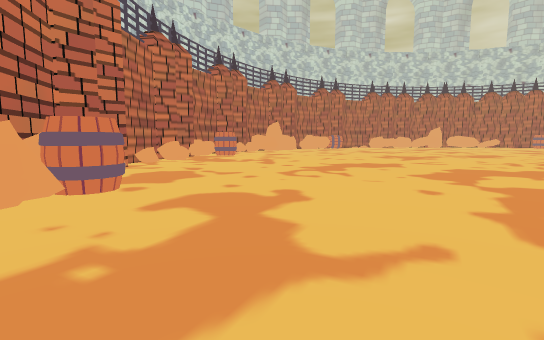
View 1 (above)

24 first-person views from a walk through a level from a Godot 3-D game. The camera is 1.5 m above the floor, tilts 6° down and sees 85° across. The floor is counted in squares, 2 m on a side. Each view is taken from the middle of a square. On the plan, view 1 faces up. The plan holds only what a view shows up to about 10 squares ahead; the rest is blank. The place goes on beyond the plan. Characters and animated objects are left out.

View 2
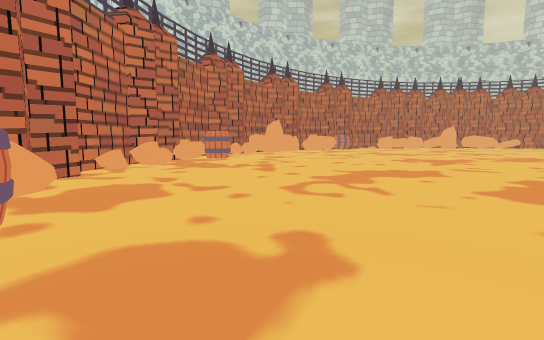

View 3
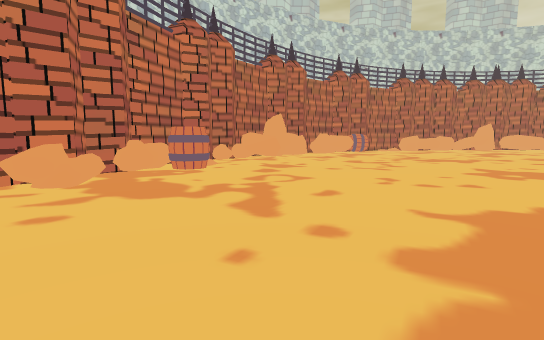

View 4
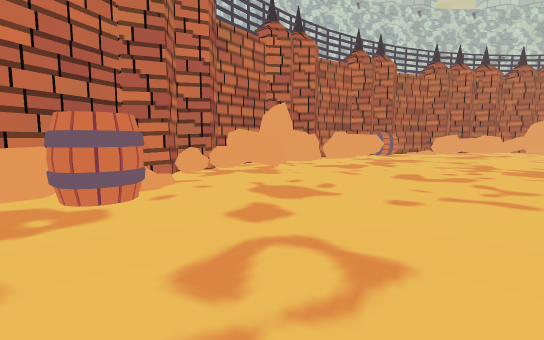

View 5
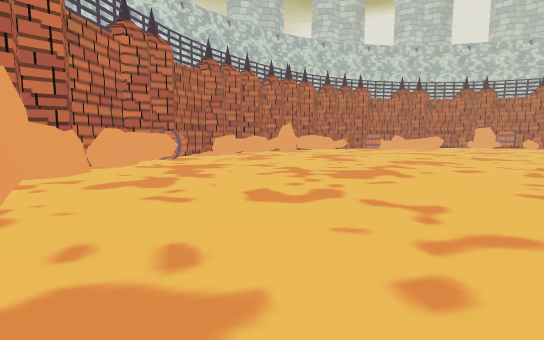

View 6
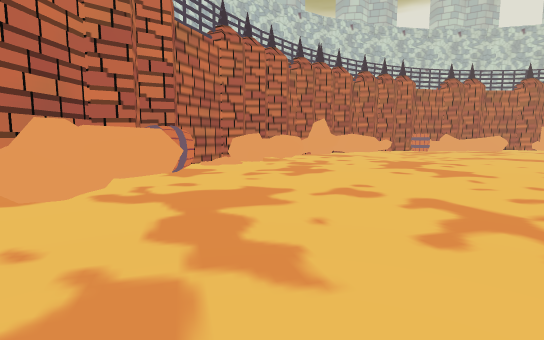

View 7
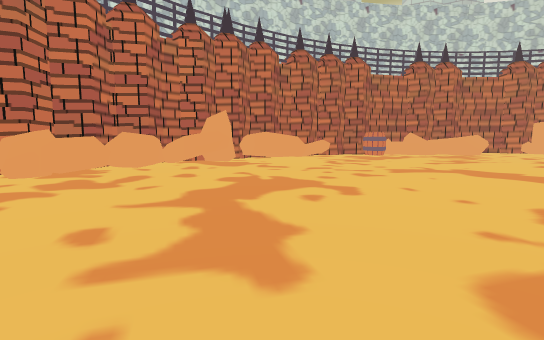

View 8
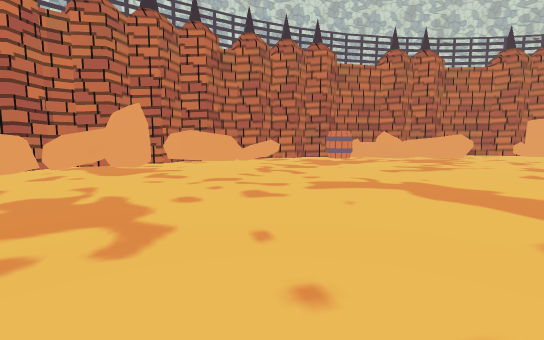

View 9
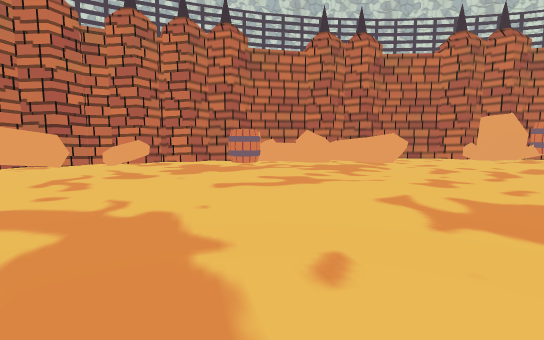

View 10
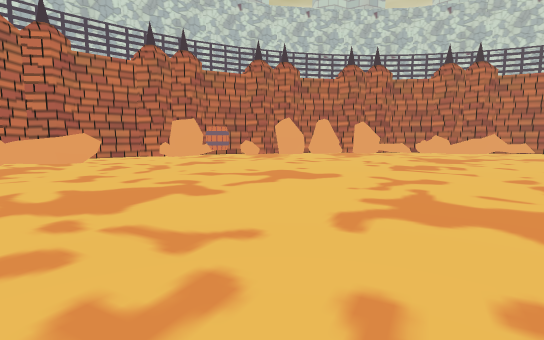

View 11
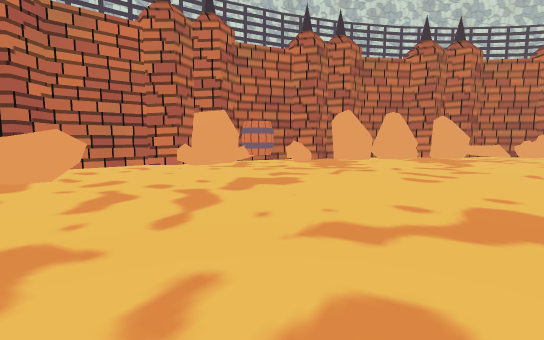

View 12
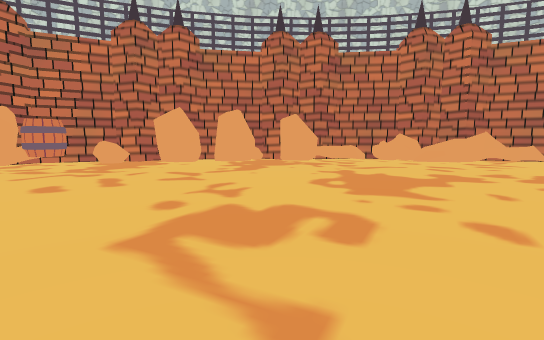

View 13
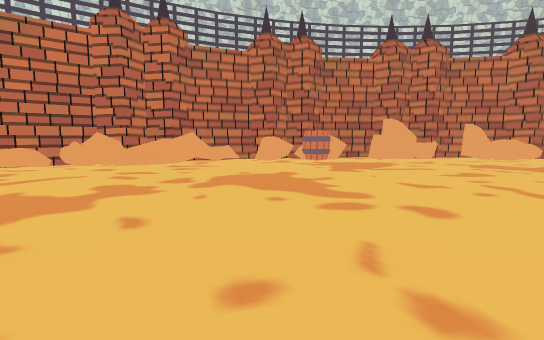

View 14
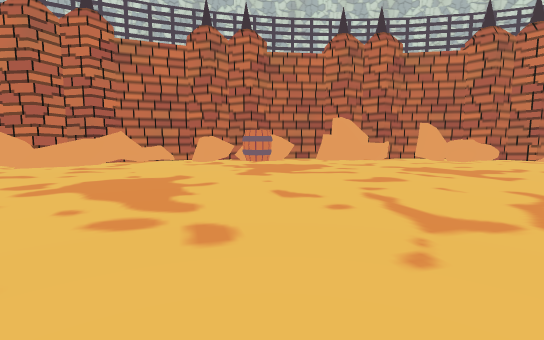

View 15
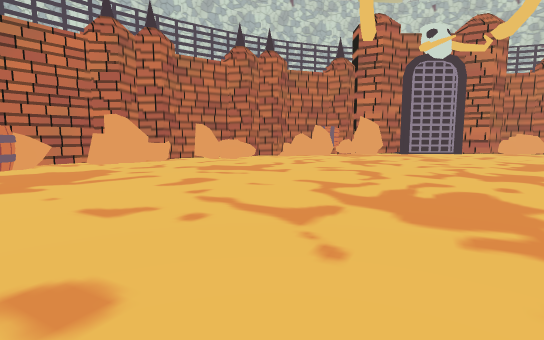

View 16
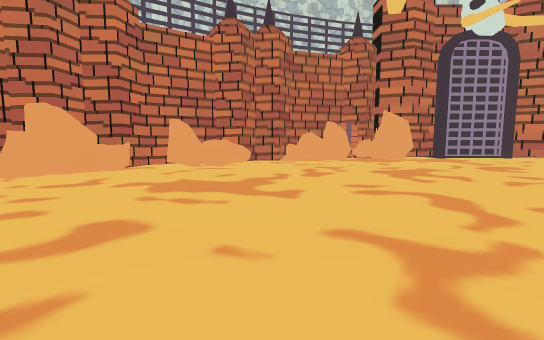

View 17
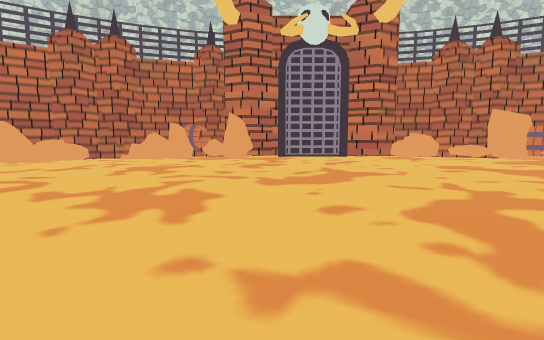

View 18
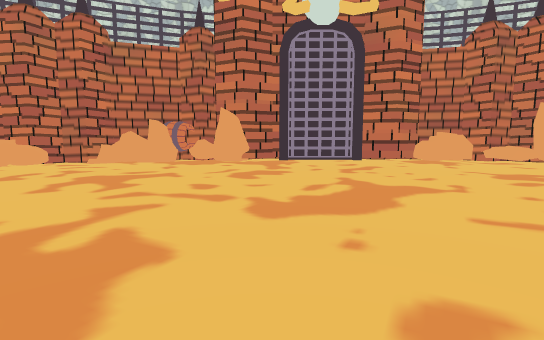

View 19
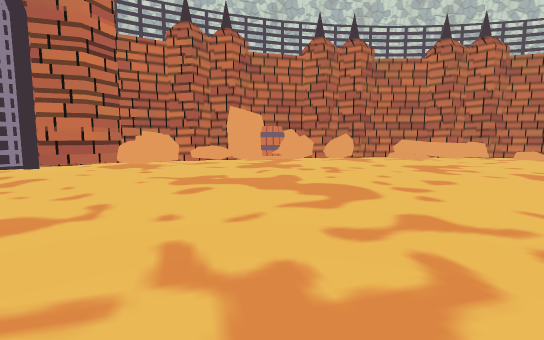

View 20
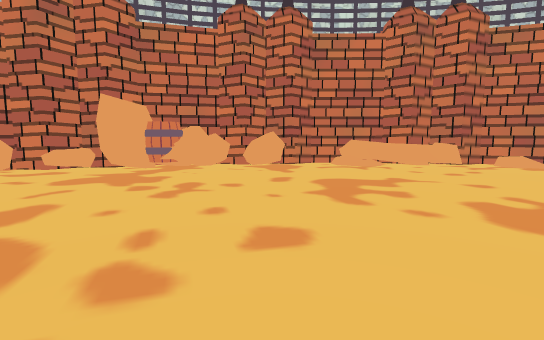

View 21
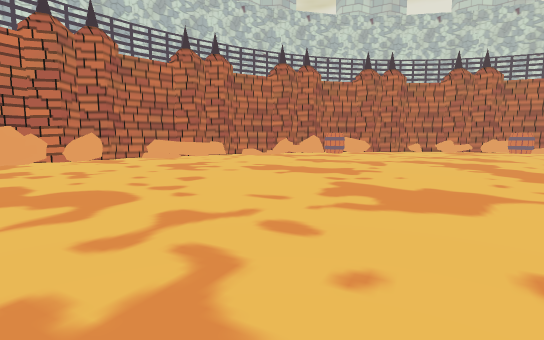

View 22
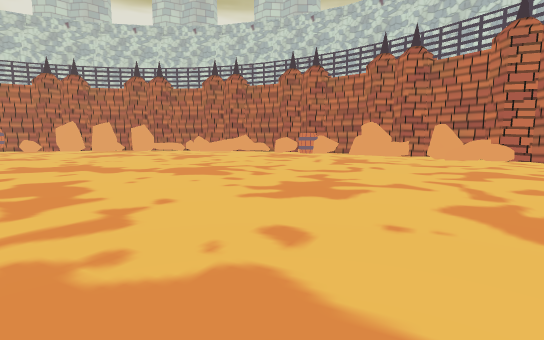

View 23
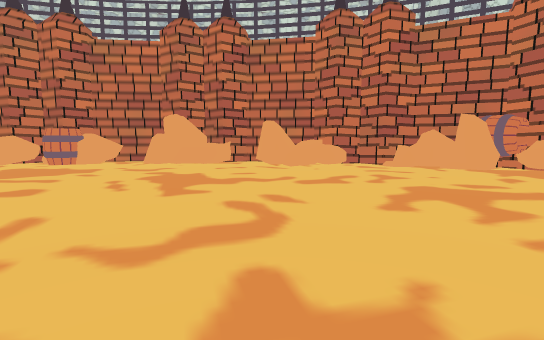

View 24
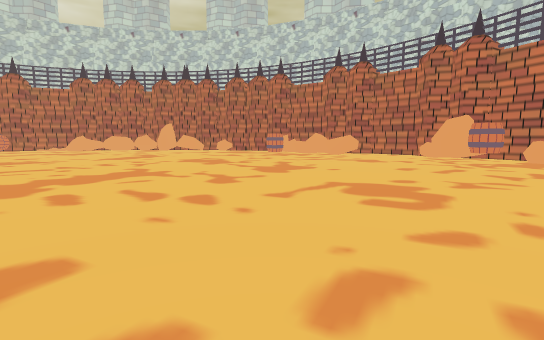

### Floor plan
Key: @ floor where view 1 was taken; # wall or solid block; . main floor; : floor 0.5 m higher than the main floor; / step, stairs or slope; = window, fence, low wall or low ledge; ^ raised ledge; B barrel.
Columns run from 4 left of view 1 to 31 right of it. Each row starts with its distance up from view 1.
 26              ############
 25            ###^####.^.#.##
 24           .=.#^#.^..#.=..#
 23       #  B...............BB
 22       ##^..................#^#
 21       .^#...................^^.#
 20     ##......................#^.##
 19    ##...........................#
 18   ##^...........................#
 17  ####...........................###
 16  #/.............................BB#
 15  #/..............................^#
 14 #^B................................
 13 ##.............    ...............#
 12 #.............     ...............#
 11 #=...........       ..............#
 10 #............        ..............
  9 ^............         .............
  8 #...........           ............#
  7 #...........          .............#
  6 #^...........        .............=#
  5 ##............      ..............^#
  4  B.............    ...............^#
  3  #..............  ................#
  2   ................................#
  1    ...............................#
  0  #//@............................##
 -1  ##............................#B#
 -2   ##^...........................##
 -3     #/.......................=###
 -4     #:.......................^##
 -5     ####.....................##
 -6        ###................=###
 -7          ###............^.##
 -8            ###^#....#######
 -9             ######   ##

Where each view was taken, in squares from view 1:
view 1: 0 up, 0 right, facing up
view 2: 2 up, 0 right, facing up
view 3: 6 up, 0 right, facing up
view 4: 10 up, 0 right, facing up
view 5: 13 up, 0 right, facing up-right
view 6: 17 up, 2 right, facing up-right
view 7: 17 up, 8 right, facing up-right
view 8: 17 up, 11 right, facing up-right
view 9: 16 up, 15 right, facing up-right
view 10: 14 up, 15 right, facing right
view 11: 16 up, 19 right, facing right
view 12: 10 up, 20 right, facing right
view 13: 8 up, 21 right, facing down-right
view 14: 6 up, 20 right, facing down-right
view 15: 6 up, 21 right, facing down
view 16: 3 up, 21 right, facing down
view 17: 4 up, 15 right, facing down
view 18: 2 up, 15 right, facing down
view 19: 1 up, 13 right, facing down-left
view 20: 1 up, 9 right, facing down-left
view 21: 1 up, 13 right, facing left
view 22: 1 up, 12 right, facing right
view 23: 1 up, 17 right, facing down-right
view 24: 6 up, 21 right, facing up
